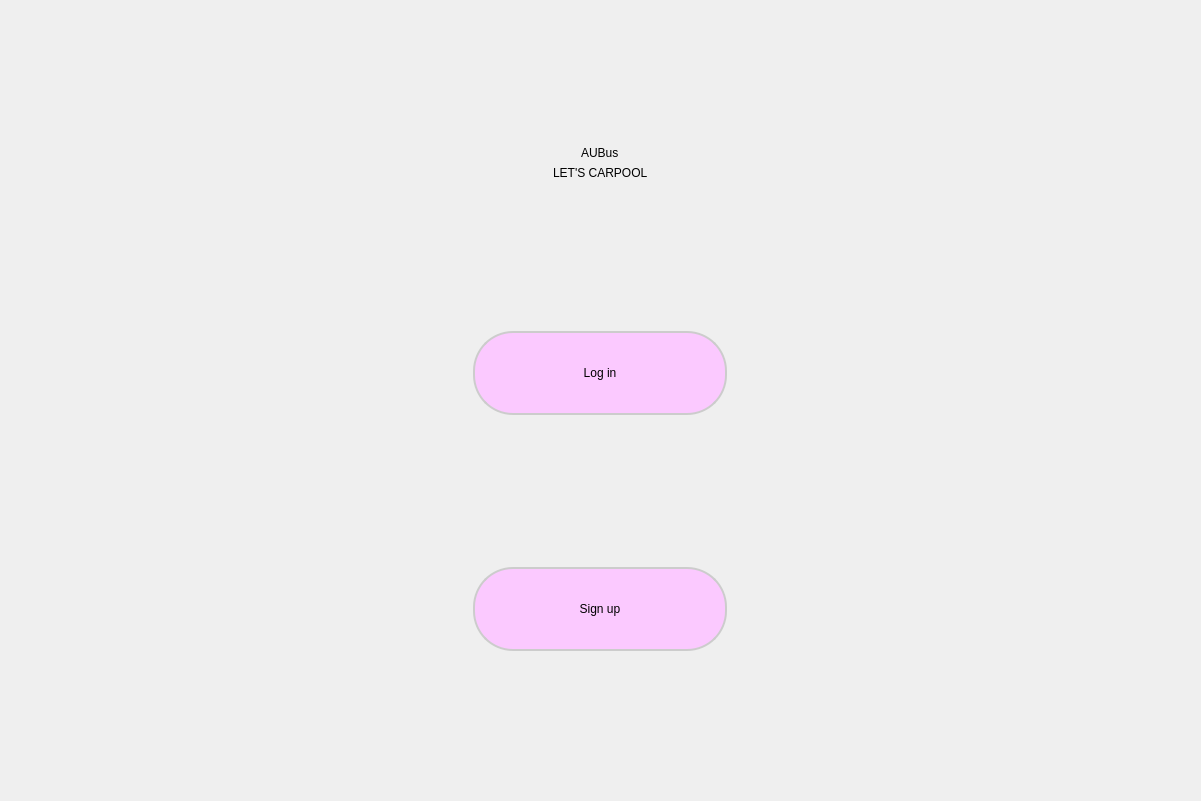
<?xml version="1.0" encoding="UTF-8"?>
<ui version="4.0">
 <class>Dialog</class>
 <widget class="QDialog" name="Dialog">
  <property name="geometry">
   <rect>
    <x>0</x>
    <y>0</y>
    <width>1201</width>
    <height>801</height>
   </rect>
  </property>
  <property name="windowTitle">
   <string>AUBus</string>
  </property>
  <widget class="QWidget" name="widget" native="true">
   <property name="geometry">
    <rect>
     <x>0</x>
     <y>0</y>
     <width>1201</width>
     <height>801</height>
    </rect>
   </property>
   <property name="styleSheet">
    <string notr="true">
QWidget#widget {
    background-color: qlineargradient(
        spread:pad, x1:0.1, y1:0.1, x2:0.9, y2:0.9,
        stop:0 rgba(10, 158, 190, 255),
        stop:1 rgba(170, 255, 255, 255)
    );
}
QPushButton {
    background-color: rgb(251, 201, 255);
    color: black;
    border-radius: 40px;
    border: 2px solid #cccccc;
    min-width: 250px;
    min-height: 80px;
    font: 63 12pt &quot;Sitka Heading Semibold&quot;;
}
QPushButton:hover {
    background-color: #e6f7ff;
}
QPushButton:pressed {
    background-color: #b3ecff;
}
QLabel {
    color: black;
}
    </string>
   </property>
   <layout class="QVBoxLayout" name="verticalLayout">
    <item>
     <spacer name="verticalSpacerTop">
      <property name="orientation">
       <enum>Qt::Vertical</enum>
      </property>
      <property name="sizeHint" stdset="0">
       <size>
        <width>20</width>
        <height>100</height>
       </size>
      </property>
     </spacer>
    </item>
    <item alignment="Qt::AlignHCenter">
     <widget class="QLabel" name="label">
      <property name="styleSheet">
       <string notr="true">
font: 63 48pt &quot;Sitka Heading Semibold&quot;;
color: black;
       </string>
      </property>
      <property name="text">
       <string>AUBus</string>
      </property>
     </widget>
    </item>
    <item alignment="Qt::AlignHCenter">
     <widget class="QLabel" name="label_2">
      <property name="styleSheet">
       <string notr="true">
font: 63 28pt &quot;Sitka Heading Semibold&quot;;
color: black;
       </string>
      </property>
      <property name="text">
       <string>LET'S CARPOOL</string>
      </property>
     </widget>
    </item>
    <item>
     <spacer name="middleSpacer">
      <property name="orientation">
       <enum>Qt::Vertical</enum>
      </property>
      <property name="sizeHint" stdset="0">
       <size>
        <width>20</width>
        <height>80</height>
       </size>
      </property>
     </spacer>
    </item>
    <item alignment="Qt::AlignHCenter">
     <widget class="QPushButton" name="login">
      <property name="styleSheet">
       <string notr="true">font: 63 12pt &quot;Sitka Heading Semibold&quot;;</string>
      </property>
      <property name="text">
       <string>Log in</string>
      </property>
      <property name="flat">
       <bool>false</bool>
      </property>
     </widget>
    </item>
    <item>
     <spacer name="betweenButtonsSpacer">
      <property name="orientation">
       <enum>Qt::Vertical</enum>
      </property>
      <property name="sizeHint" stdset="0">
       <size>
        <width>20</width>
        <height>30</height>
       </size>
      </property>
     </spacer>
    </item>
    <item alignment="Qt::AlignHCenter">
     <widget class="QPushButton" name="createacc">
      <property name="styleSheet">
       <string notr="true">font: 63 12pt &quot;Sitka Heading Semibold&quot;;</string>
      </property>
      <property name="text">
       <string>Sign up</string>
      </property>
      <property name="flat">
       <bool>false</bool>
      </property>
     </widget>
    </item>
    <item>
     <spacer name="verticalSpacerBottom">
      <property name="orientation">
       <enum>Qt::Vertical</enum>
      </property>
      <property name="sizeHint" stdset="0">
       <size>
        <width>20</width>
        <height>150</height>
       </size>
      </property>
     </spacer>
    </item>
   </layout>
  </widget>
 </widget>
 <resources/>
 <connections/>
</ui>
